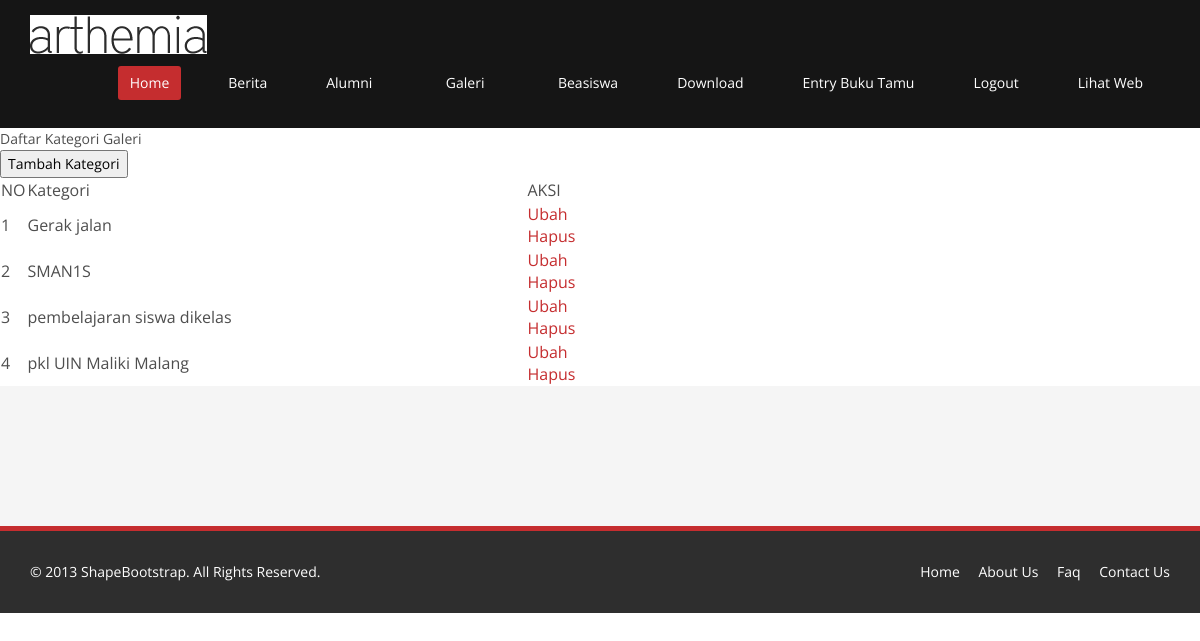
The app's page /administrator/web1.php?page=inputkategorigaleri with its own data.
### tables this page shows
CREATE TABLE IF NOT EXISTS `kategori_galeri` (
  `id_kat_galeri` int(4) NOT NULL AUTO_INCREMENT,
  `cover` text NOT NULL,
  `nama_kat_galeri` text NOT NULL,
  PRIMARY KEY (`id_kat_galeri`)
);

### administrator/modul/katgaleri.php (the view, shortened to what this page needs)
<?php
switch($_GET['aksi']){
default:
echo "Daftar Kategori Galeri<br>
<input type=button value='Tambah Kategori' onclick=\"window.location.href='?page=inputkategorigaleri&aksi=tambahgaleri';\">";
echo "<table>
	<td width='20'>NO</td><td width='500'>Kategori</td><td width='70'>AKSI</td>";
	$no=1;
	$sql=mysql_query("SELECT * FROM kategori_galeri ORDER BY id_kat_galeri ");
	while ($r=mysql_fetch_array($sql)){
		echo "<tr><td>$no</td>
			<td>$r[nama_kat_galeri]</td><td>
			<a href=?page=inputkategorigaleri&aksi=edit2&id=$r[id_kat_galeri]> Ubah</a>
			<a href=?page=inputkategorigaleri&aksi=hapus2&id=$r[id_kat_galeri] > Hapus</a></td></tr>";
		$no++;
	}
echo "<table>";
break;
}
?>

### administrator/css/dashboard/main.css (style rules this page uses)
body { background: #fff; font-family: 'Open Sans', sans-serif; color:#4e4e4e; line-height: 22px; }
a { color: #c52d2f; -webkit-transition: color 300ms, background-color 300ms; -moz-transition: color 300ms, background-color 300ms; -o-transition: color 300ms, background-color 300ms; transition: color 300ms, background-color 300ms; }

### records on screen
kategori_galeri: nama_kat_galeri "Gerak jalan"
kategori_galeri: nama_kat_galeri "SMAN1S"
kategori_galeri: nama_kat_galeri "pembelajaran siswa dikelas"
kategori_galeri: nama_kat_galeri "pkl UIN Maliki Malang"
